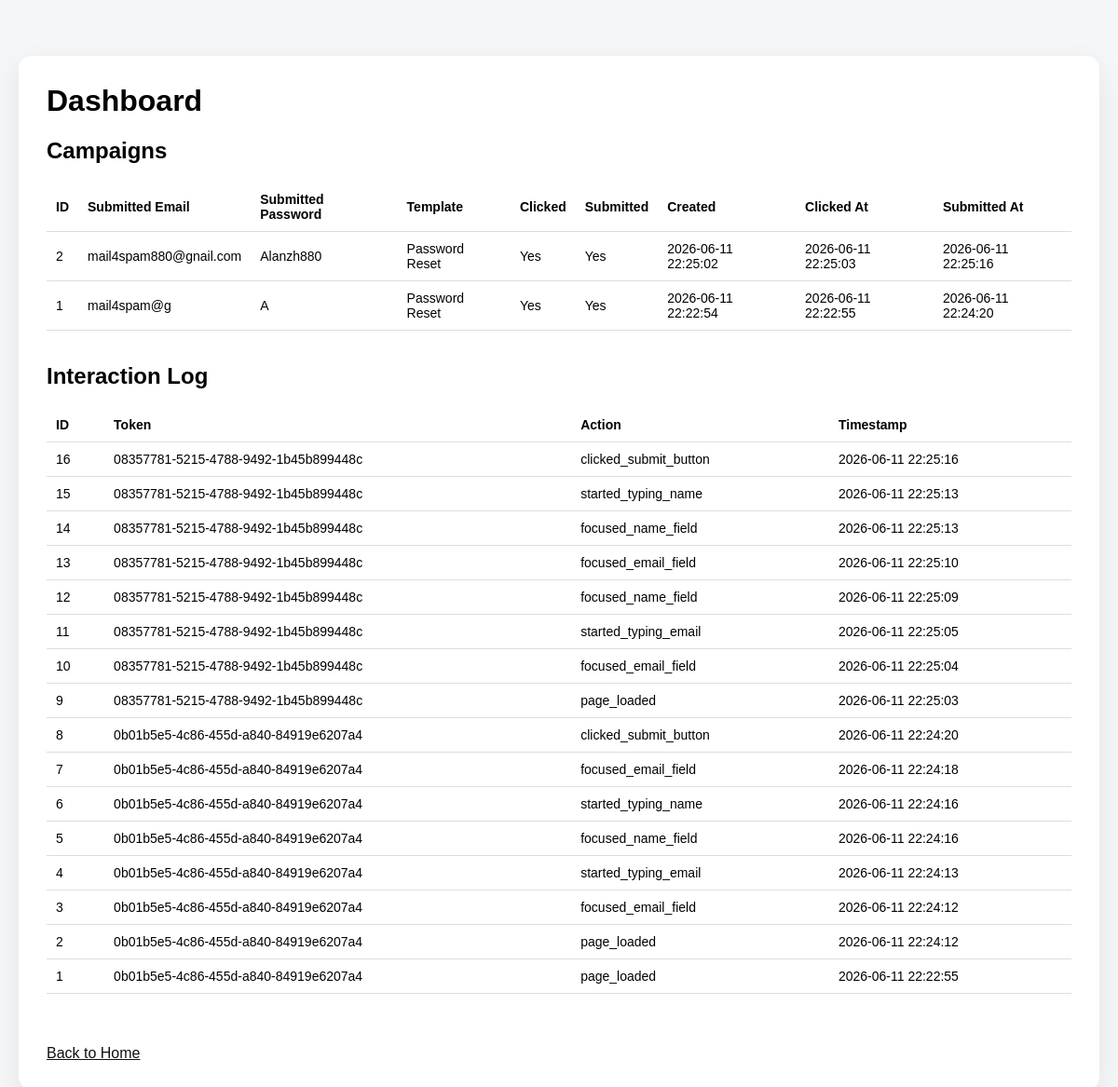
/dashboard, run on the app's committed database.
### tables this page shows
CREATE TABLE campaigns (
            id INTEGER PRIMARY KEY AUTOINCREMENT,
            template TEXT,
            token TEXT UNIQUE,
            submitted_email TEXT,
            submitted_name TEXT,
            clicked INTEGER DEFAULT 0,
            submitted INTEGER DEFAULT 0,
            created_at TEXT,
            clicked_at TEXT,
            submitted_at TEXT
        );

CREATE TABLE interactions (
            id INTEGER PRIMARY KEY AUTOINCREMENT,
            token TEXT,
            action TEXT,
            timestamp TEXT
        );

### run.py (the view)
@app.route("/dashboard")
def dashboard():
    conn = sqlite3.connect("database.db")
    cursor = conn.cursor()
    cursor.execute("""
        SELECT id, submitted_name, submitted_email, template, clicked, submitted, created_at, clicked_at, submitted_at
        FROM campaigns
        ORDER BY id DESC
    """)
    campaigns = cursor.fetchall()
    cursor.execute("""
        SELECT id, token, action, timestamp
        FROM interactions
        ORDER BY id DESC
    """)
    interactions = cursor.fetchall()
    conn.close()
    return render_template("dashboard.html", campaigns=campaigns, interactions=interactions)

### templates/dashboard.html (shortened to what this page needs)
<!DOCTYPE html>
<html>
<head>
    <link rel="stylesheet" href="/static/style.css">
</head>
<body>
<div class="container wide">
    <h1>Dashboard</h1>
    <h2>Campaigns</h2>
    <table>
        <tr>
            <th>ID</th>
            <th>Submitted Email</th>
            <th>Submitted Password</th>
            <th>Template</th>
            <th>Clicked</th>
            <th>Submitted</th>
            <th>Created</th>
            <th>Clicked At</th>
            <th>Submitted At</th>
        </tr>
        {% for campaign in campaigns %}
        <tr>
            <td>{{ campaign[0] }}</td>
            <td>{{ campaign[2] }}</td>
            <td>{{ campaign[1] }}</td>
            <td>{{ campaign[3] }}</td>
            <td>{% if campaign[4] == 1 %}Yes{% else %}No{% endif %}</td>
            <td>{% if campaign[5] == 1 %}Yes{% else %}No{% endif %}</td>
            <td>{{ campaign[6] }}</td>
            <td>{{ campaign[7] }}</td>
            <td>{{ campaign[8] }}</td>
        </tr>
        {% endfor %}
    </table>
    <h2>Interaction Log</h2>
    <table>
        <tr>
            <th>ID</th>
            <th>Token</th>
            <th>Action</th>
            <th>Timestamp</th>
        </tr>
        {% for interaction in interactions %}
        <tr>
            <td>{{ interaction[0] }}</td>
            <td>{{ interaction[1] }}</td>
            <td>{{ interaction[2] }}</td>
            <td>{{ interaction[3] }}</td>
        </tr>
        {% endfor %}
    </table>
    <a href="/">Back to Home</a>
</div>
</body>
</html>

### static/style.css (style rules this page uses)
body { font-family: Arial, sans-serif; background: #f4f6f8; margin: 0; padding: 0; }
.container { width: 700px; margin: 60px auto; background: white; padding: 30px; border-radius: 14px; box-shadow: 0 10px 30px rgba(0,0,0,0.08); }
.container.wide { width: 1100px; }
h1, h2 { margin-top: 0; }
a { display: inline-block; margin-top: 20px; color: #111; }
table { width: 100%; border-collapse: collapse; margin-top: 15px; margin-bottom: 35px; font-size: 14px; }
th, td { border-bottom: 1px solid #ddd; padding: 10px; text-align: left; }

### data on the page
campaigns: id "2", submitted_email "mail4spam880@gnail.com", submitted_name "Alanzh880", template "Password Reset", clicked "Yes", submitted "Yes", created_at "2026-06-11 22:25:02", clicked_at "2026-06-11 22:25:03", submitted_at "2026-06-11 22:25:16"
campaigns: id "1", submitted_email "mail4spam@g", submitted_name "A", template "Password Reset", clicked "Yes", submitted "Yes", created_at "2026-06-11 22:22:54", clicked_at "2026-06-11 22:22:55", submitted_at "2026-06-11 22:24:20"
interactions: id "16", token "08357781-5215-4788-9492-1b45b899448c", action "clicked_submit_button", timestamp "2026-06-11 22:25:16"
interactions: id "15", token "08357781-5215-4788-9492-1b45b899448c", action "started_typing_name", timestamp "2026-06-11 22:25:13"
interactions: id "14", token "08357781-5215-4788-9492-1b45b899448c", action "focused_name_field", timestamp "2026-06-11 22:25:13"
interactions: id "13", token "08357781-5215-4788-9492-1b45b899448c", action "focused_email_field", timestamp "2026-06-11 22:25:10"
interactions: id "12", token "08357781-5215-4788-9492-1b45b899448c", action "focused_name_field", timestamp "2026-06-11 22:25:09"
interactions: id "11", token "08357781-5215-4788-9492-1b45b899448c", action "started_typing_email", timestamp "2026-06-11 22:25:05"
interactions: id "10", token "08357781-5215-4788-9492-1b45b899448c", action "focused_email_field", timestamp "2026-06-11 22:25:04"
interactions: id "9", token "08357781-5215-4788-9492-1b45b899448c", action "page_loaded", timestamp "2026-06-11 22:25:03"
interactions: id "8", token "0b01b5e5-4c86-455d-a840-84919e6207a4", action "clicked_submit_button", timestamp "2026-06-11 22:24:20"
interactions: id "7", token "0b01b5e5-4c86-455d-a840-84919e6207a4", action "focused_email_field", timestamp "2026-06-11 22:24:18"
interactions: id "6", token "0b01b5e5-4c86-455d-a840-84919e6207a4", action "started_typing_name", timestamp "2026-06-11 22:24:16"
interactions: id "5", token "0b01b5e5-4c86-455d-a840-84919e6207a4", action "focused_name_field", timestamp "2026-06-11 22:24:16"
interactions: id "4", token "0b01b5e5-4c86-455d-a840-84919e6207a4", action "started_typing_email", timestamp "2026-06-11 22:24:13"
interactions: id "3", token "0b01b5e5-4c86-455d-a840-84919e6207a4", action "focused_email_field", timestamp "2026-06-11 22:24:12"
interactions: id "2", token "0b01b5e5-4c86-455d-a840-84919e6207a4", action "page_loaded", timestamp "2026-06-11 22:24:12"
interactions: id "1", token "0b01b5e5-4c86-455d-a840-84919e6207a4", action "page_loaded", timestamp "2026-06-11 22:22:55"
